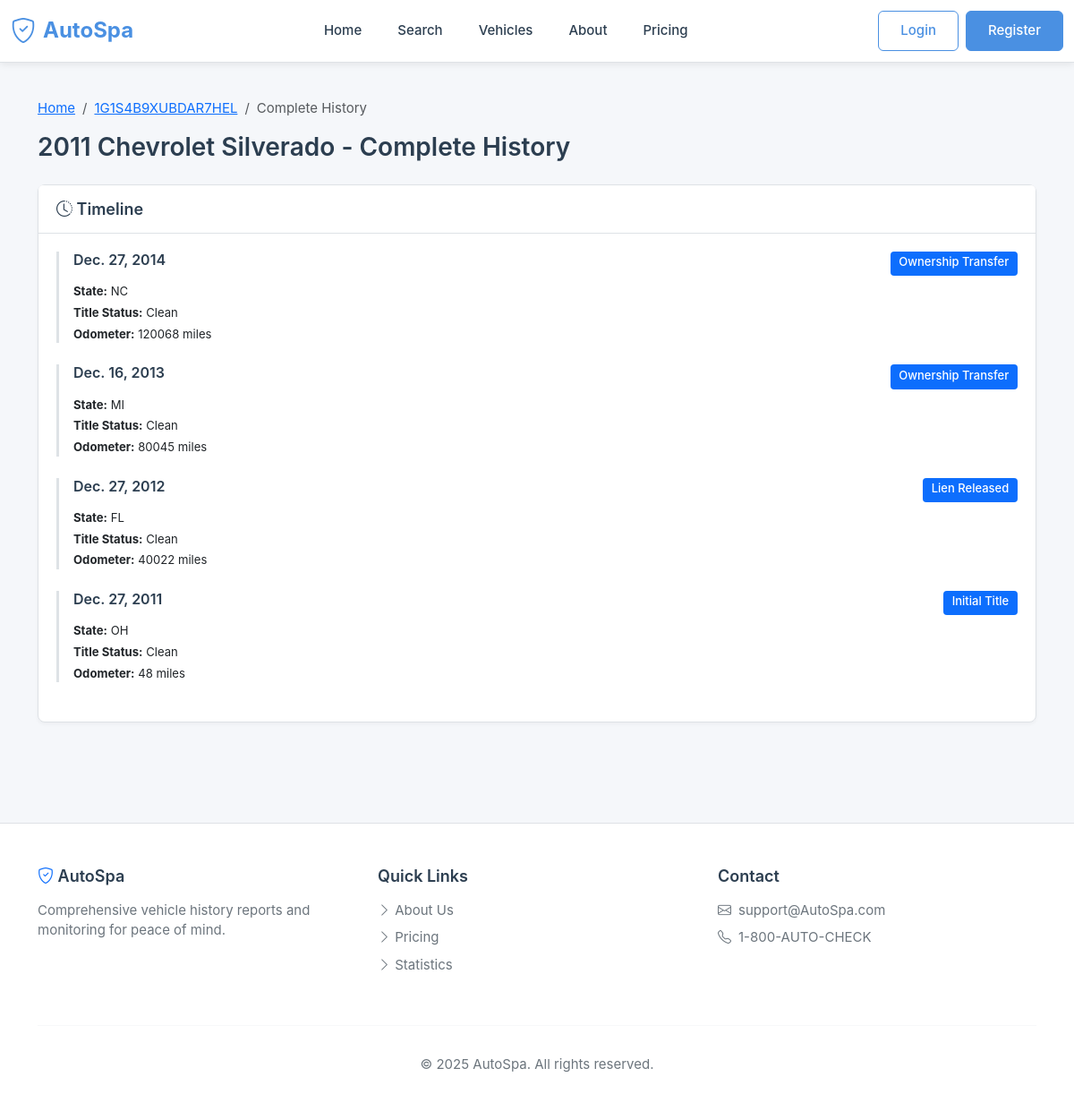
The app's page /vehicles/1G1S4B9XUBDAR7HEL/history/ with its own data.
### main_application/models.py (models this page shows, shortened)
class Vehicle(models.Model):
    TITLE_STATUS_CHOICES = [
        ('clean', 'Clean'),
        ('salvage', 'Salvage'),
        ('rebuilt', 'Rebuilt'),
        ('junk', 'Junk'),
        ('flood', 'Flood Damage'),
        ('hail', 'Hail Damage'),
        ('lemon', 'Lemon Law Buyback'),
    ]
    id = models.UUIDField(primary_key=True, default=uuid.uuid4, editable=False)
    vin = models.CharField(
        max_length=17,
        unique=True,
        db_index=True,
        validators=[RegexValidator(r'^[A-HJ-NPR-Z0-9]{17}$', 'Invalid VIN format')]
    )
    make = models.CharField(max_length=100, db_index=True)
    model = models.CharField(max_length=100, db_index=True)
    year = models.IntegerField(validators=[MinValueValidator(1900), MaxValueValidator(2100)])
    trim = models.CharField(max_length=100, blank=True, null=True)
    body_style = models.CharField(max_length=50, blank=True, null=True)
    color = models.CharField(max_length=50, blank=True, null=True)
    engine = models.CharField(max_length=100, blank=True, null=True)
    transmission = models.CharField(max_length=100, blank=True, null=True)
    drivetrain = models.CharField(max_length=50, blank=True, null=True)
    fuel_type = models.CharField(max_length=50, blank=True, null=True)
    displacement = models.DecimalField(max_digits=4, decimal_places=1, null=True, blank=True)
    cylinders = models.IntegerField(null=True, blank=True)
    manufacture_country = models.CharField(max_length=100, blank=True, null=True)
    manufacture_plant = models.CharField(max_length=100, blank=True, null=True)
    manufacture_date = models.DateField(null=True, blank=True)
    current_mileage = models.IntegerField(validators=[MinValueValidator(0)])
    current_title_status = models.CharField(max_length=20, choices=TITLE_STATUS_CHOICES, default='clean')
    is_stolen = models.BooleanField(default=False, db_index=True)
    current_owner_count = models.IntegerField(default=1, validators=[MinValueValidator(1)])
    consenting_for_tracking = models.BooleanField(default=False, db_index=True)
    tracking_consent_date = models.DateTimeField(null=True, blank=True)
    created_at = models.DateTimeField(auto_now_add=True)
    updated_at = models.DateTimeField(auto_now=True)
    last_reported_at = models.DateTimeField(null=True, blank=True)
    class Meta:
        db_table = 'vehicles'
        indexes = [
            models.Index(fields=['make', 'model', 'year']),
            models.Index(fields=['current_title_status']),
            models.Index(fields=['is_stolen']),
            models.Index(fields=['consenting_for_tracking']),
        ]

class TitleEvent(models.Model):
    EVENT_TYPES = [
        ('initial', 'Initial Title'),
        ('transfer', 'Ownership Transfer'),
        ('brand_change', 'Title Brand Change'),
        ('duplicate', 'Duplicate Title Issued'),
        ('lien_add', 'Lien Added'),
        ('lien_release', 'Lien Released'),
    ]
    id = models.UUIDField(primary_key=True, default=uuid.uuid4, editable=False)
    vehicle = models.ForeignKey(Vehicle, on_delete=models.CASCADE, related_name='title_events')
    event_type = models.CharField(max_length=20, choices=EVENT_TYPES)
    event_date = models.DateField(db_index=True)
    title_status = models.CharField(max_length=20, choices=Vehicle.TITLE_STATUS_CHOICES)
    state = models.CharField(max_length=2)
    title_number = models.CharField(max_length=50, blank=True, null=True)
    odometer_reading = models.IntegerField(null=True, blank=True)
    odometer_unit = models.CharField(max_length=10, default='miles')
    notes = models.TextField(blank=True, null=True)
    source = models.CharField(max_length=100)
    created_at = models.DateTimeField(auto_now_add=True)
    class Meta:
        db_table = 'title_events'
        ordering = ['-event_date']
        indexes = [
            models.Index(fields=['vehicle', '-event_date']),
            models.Index(fields=['title_status']),
        ]

### main_application/views.py (the view)
# urls.py: path('vehicles/<str:vin>/history/', views.vehicle_history, name='vehicle_history'),
def vehicle_history(request, vin):
    vehicle = get_object_or_404(Vehicle, vin=vin)
    return render(request, 'main_application/vehicle_history.html', {
        'vehicle': vehicle,
        'title_events': vehicle.title_events.all(),
        'accidents': vehicle.accidents.all(),
        'mileage_records': vehicle.mileage_records.all(),
    })

### templates/main_application/vehicle_history.html (shortened to what this page needs)
{% extends 'base.html' %}
{% block content %}
<div class="container">
    <nav aria-label="breadcrumb" class="mt-3">
        <ol class="breadcrumb">
            <li class="breadcrumb-item"><a href="{% url 'home' %}">Home</a></li>
            <li class="breadcrumb-item"><a href="{% url 'vehicle_detail' vehicle.vin %}">{{ vehicle.vin }}</a></li>
            <li class="breadcrumb-item active">Complete History</li>
        </ol>
    </nav>
    <h2 class="mb-4">{{ vehicle.year }} {{ vehicle.make }} {{ vehicle.model }} - Complete History</h2>
    <div class="row">
        <div class="col-lg-12">
            <div class="card">
                <div class="card-header">
                    <h5 class="mb-0"><i class="bi bi-clock-history"></i> Timeline</h5>
                </div>
                <div class="card-body">
                    {% for event in title_events %}
                    <div class="border-start border-3 ps-3 mb-4">
                        <div class="d-flex justify-content-between mb-2">
                            <h6>{{ event.event_date }}</h6>
                            <span class="badge bg-primary">{{ event.get_event_type_display }}</span>
                        </div>
                        <p class="small mb-1"><strong>State:</strong> {{ event.state }}</p>
                        <p class="small mb-1"><strong>Title Status:</strong> {{ event.get_title_status_display }}</p>
                        {% if event.odometer_reading %}
                        <p class="small mb-1"><strong>Odometer:</strong> {{ event.odometer_reading }} {{ event.odometer_unit }}</p>
                        {% endif %}
                    </div>
                    {% endfor %}
                </div>
            </div>
        </div>
    </div>
</div>
{% endblock %}

### templates/base.html (style rules this page uses)
:root { --primary-blue: #4a90e2; --secondary-blue: #357abd; --light-gray: #f5f7fa; --medium-gray: #e1e8ed; --text-dark: #2c3e50; --text-gray: #6c757d; --white: #ffffff; --border-color: #dee2e6; --success-green: #28a745; --warning-orange: #ff9800; --danger-red: #dc3545; --sidebar-width: 280px; }
* { margin: 0; padding: 0; box-sizing: border-box; }
body { font-family: -apple-system, BlinkMacSystemFont, "Segoe UI", Roboto, "Helvetica Neue", Arial, sans-serif; font-size: 0.938rem; color: var(--text-dark); background-color: var(--light-gray); overflow-x: hidden; }
.card { border: 1px solid var(--border-color); border-radius: 8px; box-shadow: 0 2px 4px rgba(0,0,0,0.04); margin-bottom: 1.5rem; background-color: var(--white); transition: box-shadow 0.3s ease; }
.card-header { background-color: var(--white); border-bottom: 1px solid var(--border-color); padding: 1rem 1.25rem; font-size: 1rem; font-weight: 600; color: var(--text-dark); }
.card-body { padding: 1.25rem; }
.badge { font-size: 0.813rem; padding: 0.4em 0.75em; font-weight: 500; border-radius: 4px; }
h2 { font-size: 1.75rem; font-weight: 600; color: var(--text-dark); }
h5 { font-size: 1.125rem; font-weight: 600; color: var(--text-dark); }
h6 { font-size: 1rem; font-weight: 600; color: var(--text-dark); }

### records on screen
Vehicle: vin "1G1S4B9XUBDAR7HEL", year "2011", make "Chevrolet", model "Silverado"
TitleEvent: event_date "Dec. 27, 2014", event_type "Ownership Transfer", state "NC", title_status "Clean", odometer_reading "120068", odometer_unit "miles"
TitleEvent: event_date "Dec. 16, 2013", event_type "Ownership Transfer", state "MI", title_status "Clean", odometer_reading "80045", odometer_unit "miles"
TitleEvent: event_date "Dec. 27, 2012", event_type "Lien Released", state "FL", title_status "Clean", odometer_reading "40022", odometer_unit "miles"
TitleEvent: event_date "Dec. 27, 2011", event_type "Initial Title", state "OH", title_status "Clean", odometer_reading "48", odometer_unit "miles"
